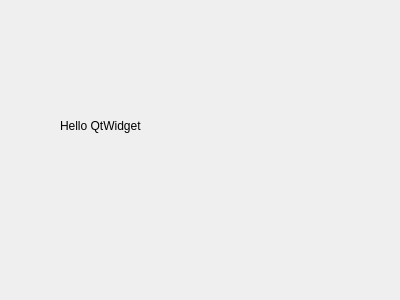
<?xml version="1.0" encoding="UTF-8"?>
<ui version="4.0">
 <class>BoardSample</class>
 <widget class="QWidget" name="BoardSample">
  <property name="geometry">
   <rect>
    <x>0</x>
    <y>0</y>
    <width>400</width>
    <height>300</height>
   </rect>
  </property>
  <property name="windowTitle">
   <string>Form</string>
  </property>
  <widget class="QLabel" name="label">
   <property name="geometry">
    <rect>
     <x>60</x>
     <y>90</y>
     <width>141</width>
     <height>71</height>
    </rect>
   </property>
   <property name="text">
    <string>Hello QtWidget</string>
   </property>
  </widget>
 </widget>
 <resources/>
 <connections/>
</ui>
